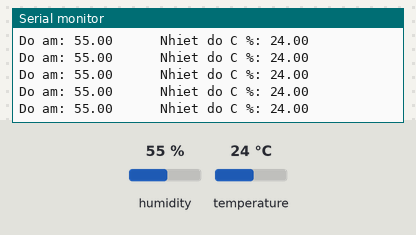
Bench run of a sketch on a simulated Arduino Uno, built with avr-gcc and run on an emulated ATmega328P. On the bench: the last lines printed to the serial monitor. Inputs (shaded band) come from the test bench; at power-on: humidity 55 %, temperature 24 °C.

Above: at 2.8 s.
2.9 s: humidity set to 22 %
At 4.5 s:
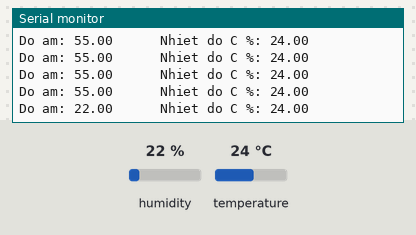
5.6 s: temperature set to 12 °C
At 6.0 s:
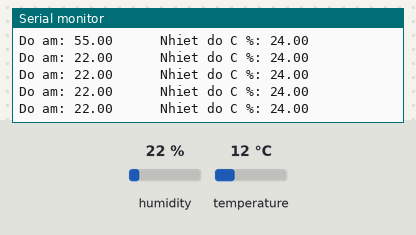
8.3 s: humidity set to 40 %
At 9.0 s:
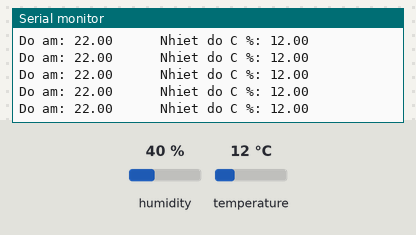
Timing chart, 0 to 11.3 s (numbered marks = the images above; inputs shaded):
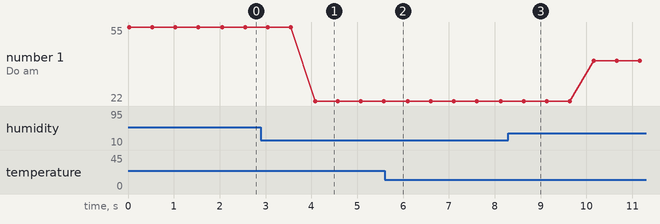

The sketch:

CB_DHT11.ino
```cpp
#include <DHT.h>
#define cb 33
const int DHTTYPE = DHT11;

DHT dht(cb, DHTTYPE);
void setup() {
  Serial.begin(115200);
  dht.begin();
}

void loop() {
  float doam = dht.readHumidity();
  float doC = dht.readTemperature();
  float doF = dht.readTemperature(true);
  //ktra cb co hoat dogn khong
  if (isnan(doam)||isnan(doC)||isnan(doF)){
    Serial.println("Khong co gia tri tra ve tu cam bien");
    delay(500);
    return;
  }
  Serial.print("Do am: ");
  Serial.print(doam);
  Serial.print("      ");
  Serial.print("Nhiet do C %: ");
  Serial.println(doC);
  delay(500);

}
```

Measured:
- after the input at 2.9 s, the serial monitor: prints a new line after 1.2 s (image 1)
- plotted number 1: 55 → 22 after the input at 2.9 s, 22 → 40 after the input at 8.3 s
